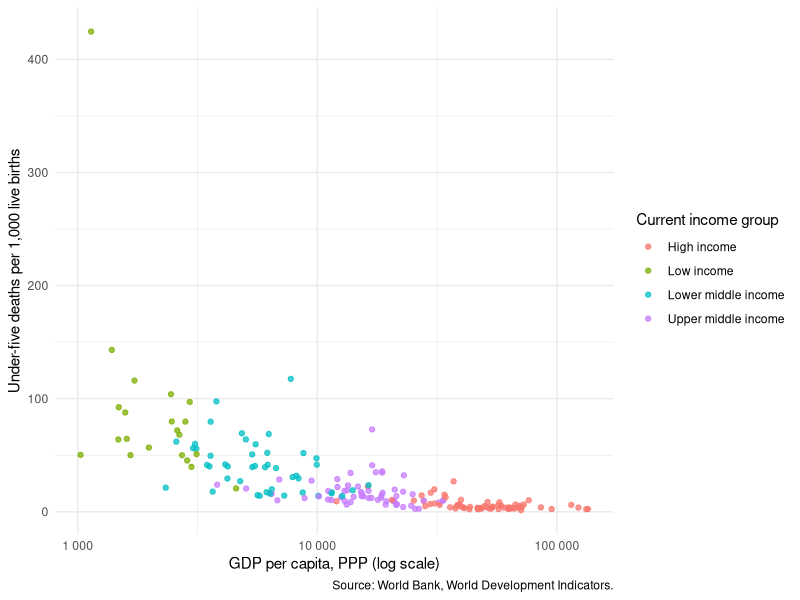

Source code (R):
## ---- chunk 1
library(tidyverse)

health <- read_csv(
  "../data/lesson-4/health-2022.csv",
  show_col_types = FALSE
)

glimpse(health)
## ---- chunk 2
health_table <- health |>
  group_by(income_level_current) |>
  summarise(
    economies = n(),
    median_income = median(gdp_per_capita_ppp),
    median_mortality = median(under5_mortality),
    .groups = "drop"
  ) |>
  arrange(median_mortality)

health_table
## ---- chunk 3
ggplot(
  health,
  aes(
    x = gdp_per_capita_ppp,
    y = under5_mortality,
    color = income_level_current
  )
) +
  geom_point(alpha = 0.75) +
  scale_x_log10(labels = scales::label_number()) +
  labs(
    x = "GDP per capita, PPP (log scale)",
    y = "Under-five deaths per 1,000 live births",
    color = "Current income group",
    caption = "Source: World Bank, World Development Indicators."
  ) +
  theme_minimal()
